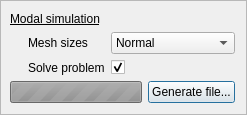
<?xml version="1.0" encoding="UTF-8"?>
<ui version="4.0">
 <class>GenerateComsolFile</class>
 <widget class="QFrame" name="GenerateComsolFile">
  <property name="windowModality">
   <enum>Qt::ApplicationModal</enum>
  </property>
  <property name="geometry">
   <rect>
    <x>0</x>
    <y>0</y>
    <width>250</width>
    <height>136</height>
   </rect>
  </property>
  <property name="windowTitle">
   <string>Generate COMSOL file</string>
  </property>
  <property name="frameShape">
   <enum>QFrame::StyledPanel</enum>
  </property>
  <property name="frameShadow">
   <enum>QFrame::Raised</enum>
  </property>
  <layout class="QVBoxLayout" name="verticalLayout">
   <property name="sizeConstraint">
    <enum>QLayout::SetFixedSize</enum>
   </property>
   <property name="leftMargin">
    <number>9</number>
   </property>
   <item>
    <widget class="QLabel" name="label">
     <property name="font">
      <font>
       <weight>50</weight>
       <italic>false</italic>
       <bold>false</bold>
       <underline>true</underline>
      </font>
     </property>
     <property name="text">
      <string>Modal simulation</string>
     </property>
    </widget>
   </item>
   <item>
    <layout class="QFormLayout" name="modalSimulationFLayout">
     <property name="fieldGrowthPolicy">
      <enum>QFormLayout::AllNonFixedFieldsGrow</enum>
     </property>
     <property name="formAlignment">
      <set>Qt::AlignLeading|Qt::AlignLeft|Qt::AlignTop</set>
     </property>
     <property name="leftMargin">
      <number>18</number>
     </property>
     <item row="0" column="1">
      <widget class="QComboBox" name="cbMeshSizes">
       <property name="currentIndex">
        <number>4</number>
       </property>
       <item>
        <property name="text">
         <string>Extremely fine</string>
        </property>
       </item>
       <item>
        <property name="text">
         <string>Extra fine</string>
        </property>
       </item>
       <item>
        <property name="text">
         <string>Finer</string>
        </property>
       </item>
       <item>
        <property name="text">
         <string>Fine</string>
        </property>
       </item>
       <item>
        <property name="text">
         <string>Normal</string>
        </property>
       </item>
       <item>
        <property name="text">
         <string>Coarse</string>
        </property>
       </item>
       <item>
        <property name="text">
         <string>Coarser</string>
        </property>
       </item>
       <item>
        <property name="text">
         <string>Extra coarse</string>
        </property>
       </item>
       <item>
        <property name="text">
         <string>Extremely coarse</string>
        </property>
       </item>
      </widget>
     </item>
     <item row="1" column="0">
      <widget class="QLabel" name="lSolveProblem">
       <property name="text">
        <string>Solve problem</string>
       </property>
      </widget>
     </item>
     <item row="1" column="1">
      <widget class="QCheckBox" name="cbSolveProblem">
       <property name="text">
        <string/>
       </property>
       <property name="checked">
        <bool>true</bool>
       </property>
      </widget>
     </item>
     <item row="0" column="0">
      <widget class="QLabel" name="lMeshSizes">
       <property name="text">
        <string>Mesh sizes</string>
       </property>
      </widget>
     </item>
    </layout>
   </item>
   <item>
    <layout class="QHBoxLayout" name="bottomLayout">
     <item>
      <widget class="QProgressBar" name="progressBar">
       <property name="enabled">
        <bool>false</bool>
       </property>
       <property name="maximum">
        <number>0</number>
       </property>
       <property name="value">
        <number>-1</number>
       </property>
       <property name="textVisible">
        <bool>false</bool>
       </property>
       <property name="invertedAppearance">
        <bool>false</bool>
       </property>
       <property name="format">
        <string/>
       </property>
      </widget>
     </item>
     <item>
      <widget class="QPushButton" name="bGenerate">
       <property name="text">
        <string>Generate file...</string>
       </property>
       <property name="default">
        <bool>true</bool>
       </property>
      </widget>
     </item>
    </layout>
   </item>
  </layout>
 </widget>
 <resources/>
 <connections/>
</ui>
